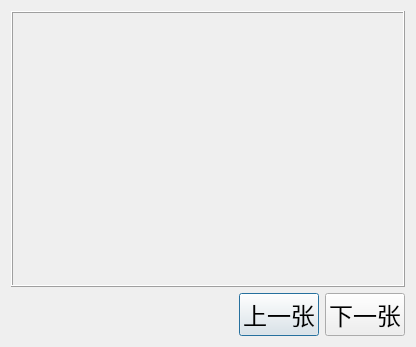
<?xml version="1.0" encoding="UTF-8"?>
<ui version="4.0">
 <class>ShowPicsDialog</class>
 <widget class="QDialog" name="ShowPicsDialog">
  <property name="geometry">
   <rect>
    <x>0</x>
    <y>0</y>
    <width>416</width>
    <height>347</height>
   </rect>
  </property>
  <property name="font">
   <font>
    <pointsize>18</pointsize>
   </font>
  </property>
  <property name="windowTitle">
   <string>图图秀</string>
  </property>
  <layout class="QVBoxLayout" name="verticalLayout">
   <item>
    <widget class="QFrame" name="frame">
     <property name="sizePolicy">
      <sizepolicy hsizetype="Preferred" vsizetype="Expanding">
       <horstretch>0</horstretch>
       <verstretch>0</verstretch>
      </sizepolicy>
     </property>
     <property name="frameShape">
      <enum>QFrame::Box</enum>
     </property>
     <property name="frameShadow">
      <enum>QFrame::Raised</enum>
     </property>
    </widget>
   </item>
   <item>
    <layout class="QHBoxLayout" name="horizontalLayout">
     <item>
      <spacer name="horizontalSpacer">
       <property name="orientation">
        <enum>Qt::Horizontal</enum>
       </property>
       <property name="sizeHint" stdset="0">
        <size>
         <width>40</width>
         <height>20</height>
        </size>
       </property>
      </spacer>
     </item>
     <item>
      <widget class="QPushButton" name="m_btnPrev">
       <property name="text">
        <string>上一张</string>
       </property>
      </widget>
     </item>
     <item>
      <widget class="QPushButton" name="m_btnNext">
       <property name="text">
        <string>下一张</string>
       </property>
      </widget>
     </item>
    </layout>
   </item>
  </layout>
 </widget>
 <layoutdefault spacing="6" margin="11"/>
 <resources/>
 <connections/>
</ui>
